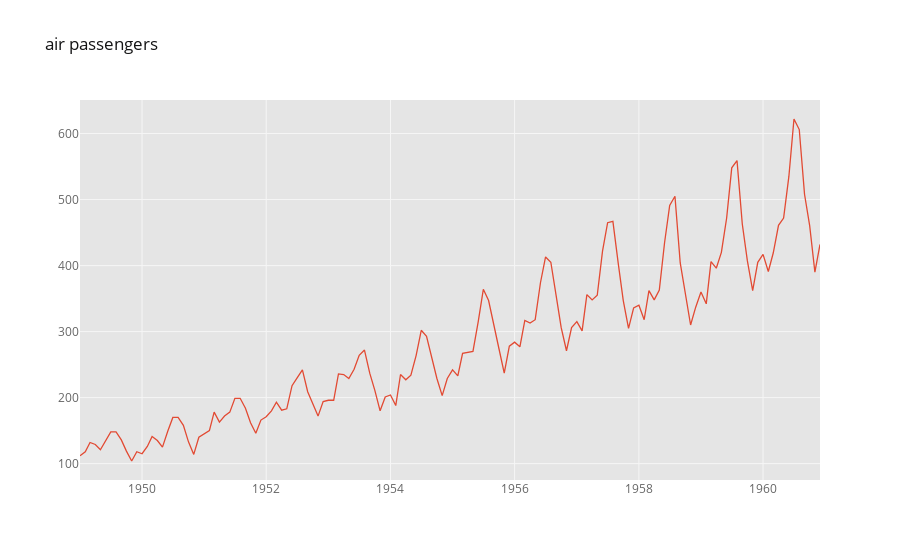

Here is the notebook cell this chart was saved with:
### Code cell
df.iplot(kind = 'line', title = 'air passengers')

### Figure 1 — Plotly figure (JSON) as saved in the notebook; plotly's stock layout.template omitted (floating-point values rounded to 4 significant figures; data arrays with more than 128 entries replaced by an {"elided": "..."} marker saying what was removed)
{"data": [{"line": {"color": "rgba(226, 74, 51, 1.0)", "dash": "solid", "shape": "linear", "width": 1.3}, "mode": "lines", "name": "Thousands of Passengers", "text": "", "type": "scatter", "x": {"elided": "144 str values"}, "y": {"elided": "144 int values"}}], "layout": {"legend": {"bgcolor": "#FFFFFF", "font": {"color": "#666666"}}, "paper_bgcolor": "#FFFFFF", "plot_bgcolor": "#E5E5E5", "title": {"font": {"color": "#151516"}, "text": "air passengers"}, "xaxis": {"gridcolor": "#F6F6F6", "showgrid": true, "tickfont": {"color": "#666666"}, "title": {"font": {"color": "#666666"}, "text": ""}, "zerolinecolor": "#F6F6F6"}, "yaxis": {"gridcolor": "#F6F6F6", "showgrid": true, "tickfont": {"color": "#666666"}, "title": {"font": {"color": "#666666"}, "text": ""}, "zerolinecolor": "#F6F6F6"}}}
